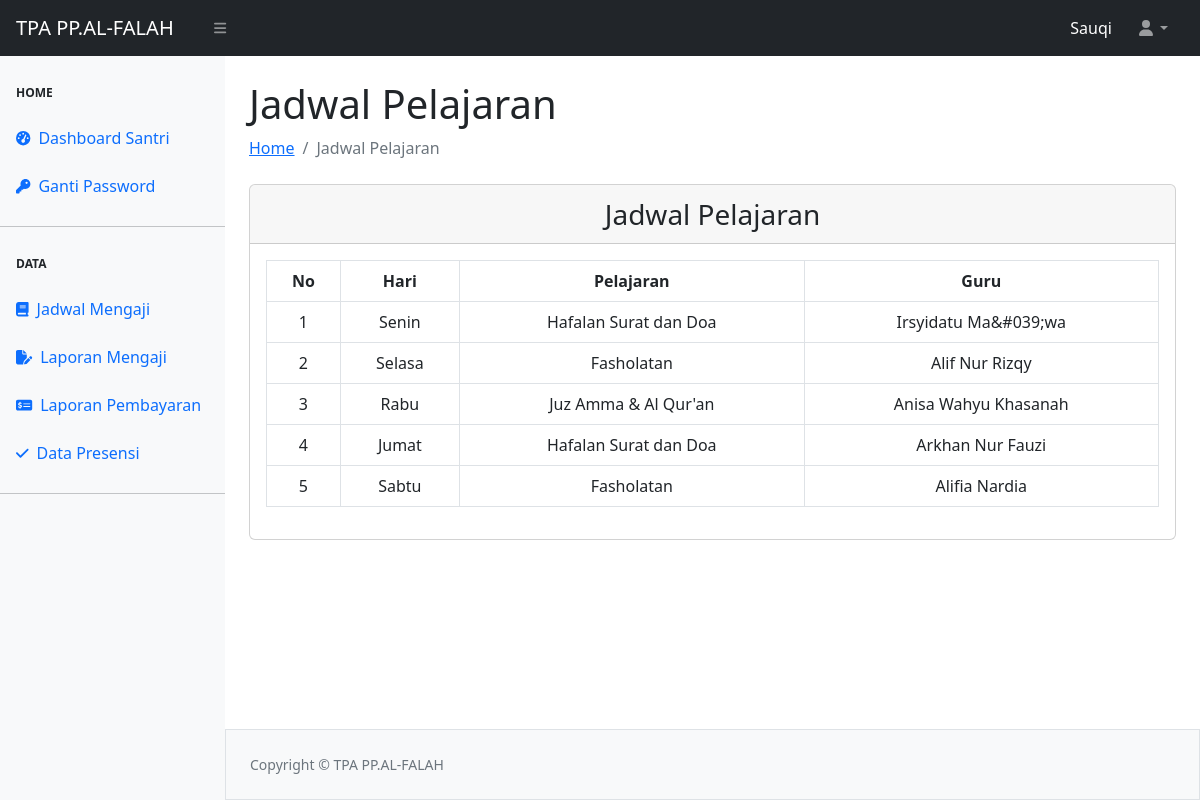
The page /pelajaran/tampil-pelajaran.php (signed in) on the database its author committed.
### tables this page shows
CREATE TABLE `tbl_mapel` (
  `id` int(11) NOT NULL,
  `hari` varchar(100) NOT NULL,
  `pelajaran` varchar(50) NOT NULL,
  `guru` varchar(50) NOT NULL
);

### pelajaran/tampil-pelajaran.php (the view, shortened to what this page needs)
<?php
require_once "../template/header.php";
require_once "../template/navbar.php";
require_once "../template/sidebarsantri.php";
$conn = new mysqli("localhost", "root", "", "siakadppaf");
$sql = "SELECT * FROM tbl_mapel
        ORDER BY
        CASE
            WHEN hari = 'Senin' THEN 1
            WHEN hari = 'Selasa' THEN 2
            WHEN hari = 'Rabu' THEN 3
            WHEN hari = 'Kamis' THEN 4
            WHEN hari = 'Jumat' THEN 5
            WHEN hari = 'Sabtu' THEN 6
            WHEN hari = 'Minggu' THEN 7
        END, id DESC";
$queryPelajaran = $conn->query($sql);
?>
    <div id="layoutSidenav_content">
        <main>
            <div class="container-fluid px-4">
                <h1 class="mt-4">Jadwal Pelajaran</h1>
                <ol class="breadcrumb mb-4">
                    <li class="breadcrumb-item"><a href="../santri_dashboard.php">Home</a></li>
                    <li class="breadcrumb-item active">Jadwal Pelajaran</li>
                </ol>
                <div class="card text-center">
                    <div class="card-header fs-3">Jadwal Pelajaran</div>
                    <div class="card-body">
                        <table class="table table-bordered">
                            <thead>
                                <tr>
                                    <th>No</th>
                                    <th>Hari</th>
                                    <th>Pelajaran</th>
                                    <th>Guru</th>
                                </tr>
                            </thead>
                            <tbody>
                                <?php
                                $no = 1;
                                while ($data = $queryPelajaran->fetch_assoc()) { ?>
                                    <tr>
                                        <td><?= $no++ ?></td>
                                        <td><?= htmlspecialchars($data['hari']) ?></td>
                                        <td><?= htmlspecialchars($data['pelajaran']) ?></td>
                                        <td><?= htmlspecialchars($data['guru']) ?></td>
                                    </tr>
                                <?php } ?>
                            </tbody>
                        </table>
                    </div>
                </div>
            </div>
        </main>
<?php
require_once "../template/footer.php";
?>

### rows shown on the page
tbl_mapel: hari "Senin", pelajaran "Hafalan Surat dan Doa", guru "Irsyidatu Ma&#039;wa"
tbl_mapel: hari "Selasa", pelajaran "Fasholatan", guru "Alif Nur Rizqy"
tbl_mapel: hari "Rabu", pelajaran "Juz Amma & Al Qur'an", guru "Anisa Wahyu Khasanah"
tbl_mapel: hari "Jumat", pelajaran "Hafalan Surat dan Doa", guru "Arkhan Nur Fauzi"
tbl_mapel: hari "Sabtu", pelajaran "Fasholatan", guru "Alifia Nardia"

### other values the page prints
$_SESSION['ssUser'] "Sauqi"
